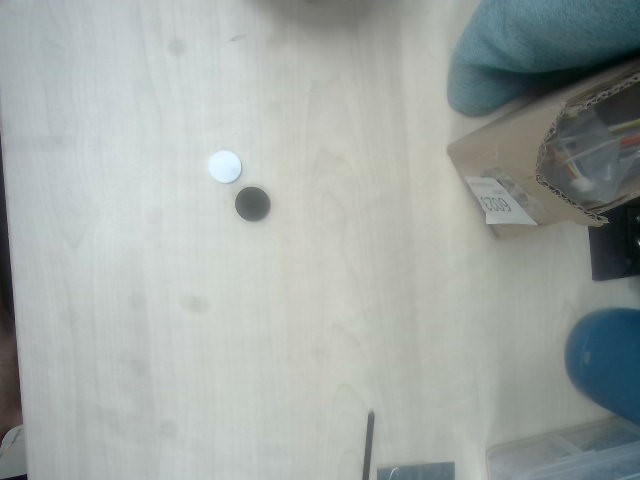
#> input picture 4.jpg, 640 x 480 px, given in place of the camera
$ python chess.py
#> lines starting #> are read from the running program, lines starting #| are printed output that depends on the picture; after the words box and inside, x2 and y2 are one past the last pixel; in counts of white or black regions, pixels touching at a corner belong together
import cv2
import numpy as np


cap = cv2.VideoCapture(1)


while(True):
    ret, image = cap.read()
#> image is the input picture: shape (480, 640, 3); mean B, G, R 165, 168.3, 161.4

    circle_image = image.copy()
    # 检测圆
    circles = cv2.HoughCircles(cv2.cvtColor(circle_image, cv2.COLOR_BGR2GRAY), cv2.HOUGH_GRADIENT, dp=1.2, minDist=20,
                               param1=50, param2=30, minRadius=10, maxRadius=20)
#> circles = [[252.6, 204.6, 17.92], [222.6, 167.4, 17.92]]

    if circles is not None:
        circles = np.round(circles[0, :]).astype("int")
#> circles = [[253, 205, 18], [223, 167, 18]]
        for (x, y, r) in circles:
            # 绘制圆和中心点
            cv2.circle(circle_image, (x, y), r, (0, 255, 0), 4)
            cv2.circle(circle_image, (x, y), 2, (0, 0, 255), 3)

            height, width, channels = image.shape
            # 扩大一点点区域来检查颜色
            offset = 5  # 偏移量
            x_min = max(0, x - offset)
            y_min = max(0, y - offset)
            x_max = min(width, x + offset)
            y_max = min(height, y + offset)

            # 检查区域的像素颜色
            region = circle_image[y_min:y_max, x_min:x_max]
            mean_color = np.mean(cv2.cvtColor(region, cv2.COLOR_BGR2GRAY))

            # 判断黑白色
            if mean_color > 127:  # 127 是灰度值的中点
                color = "White"
            else:
                color = "Black"

            # 显示结果
            cv2.putText(circle_image, f"{color}", (x - 10, y - r - 10),
                        cv2.FONT_HERSHEY_SIMPLEX, 0.6, (255, 0, 0), 2)
#> this loop made 2 passes
#> (x, y, r, height, width, channels, offset, x_min) on passes 1 to 2: (253, 205, 18, 480, 640, 3, 5, 248), (223, 167, 18, 480, 640, 3, 5, 218)
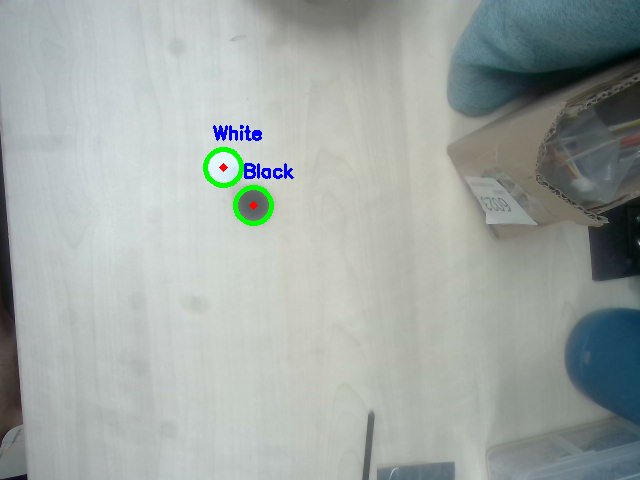
#> circle_image: shape (480, 640, 3); 0.67% of pixels changed, all inside (x1, y1, x2, y2) = (203, 125, 294, 226)


    # 转换为灰度图像
    gray = cv2.cvtColor(image, cv2.COLOR_BGR2GRAY)
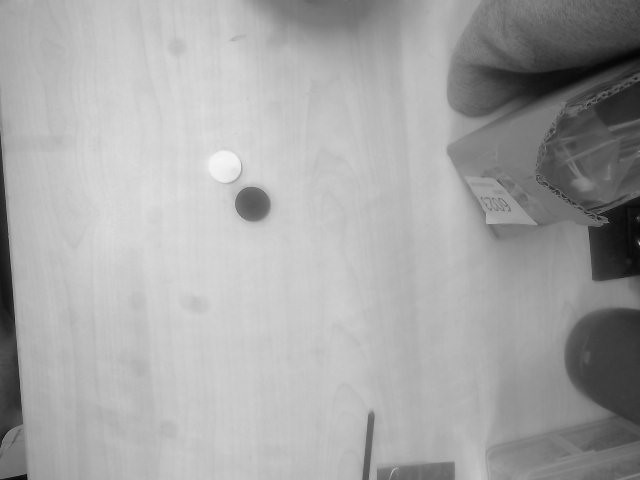
#> gray: shape (480, 640); min 3, max 247, mean 165.9

    # 应用边缘检测
    edges = cv2.Canny(gray, 50, 150)
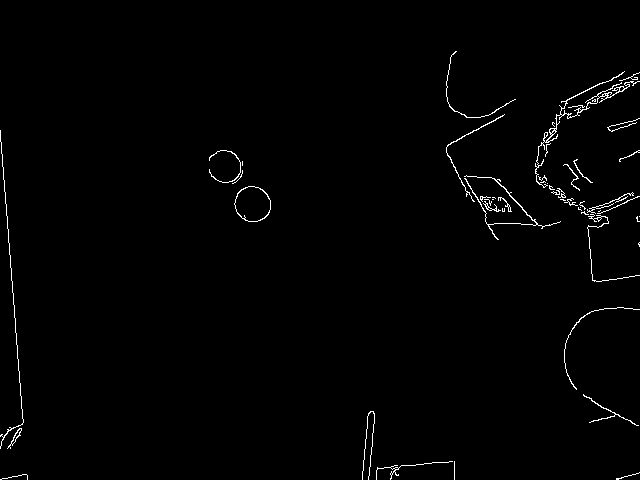
#> edges: shape (480, 640); 1.1% white in thin lines or dots, all inside (x1, y1, x2, y2) = (0, 51, 640, 480)

    # 找到轮廓
    contours, _ = cv2.findContours(edges, cv2.RETR_EXTERNAL, cv2.CHAIN_APPROX_SIMPLE)
#> contours = 50 contours, 39 with area under 20; largest, box (x1, y1, x2, y2) and area: (234, 186, 271, 222) 988, (535, 71, 640, 188) 202, (464, 175, 561, 240) 74, (7, 428, 22, 449) 56, (446, 114, 505, 202) 46

    # 假设最大轮廓是矩形
    rect = max(contours, key=cv2.contourArea)
#> rect = contour of 52 points, box (x1, y1, x2, y2) (234, 186, 271, 222), area 988

    # 找到最小旋转矩形
    rot_rect = cv2.minAreaRect(rect)
#> rot_rect = ((252, 203.5), (35, 36), -90)
    box = cv2.boxPoints(rot_rect)
#> box = [[270, 221], [234, 221], [234, 186], [270, 186]]
    box = np.intp(box)

    # 绘制最小旋转矩形
    output_image = image.copy()

    cv2.drawContours(circle_image, [box], 0, (0, 255, 0), 2)
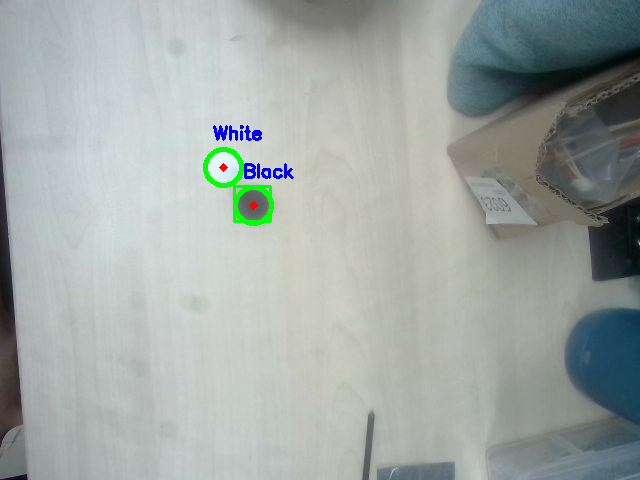
#> circle_image: shape (480, 640, 3); 0.06% of pixels changed, all inside (x1, y1, x2, y2) = (233, 185, 272, 223)

    # 将最小旋转矩形分割成3x3网格
    rows = 3
    cols = 3
    width = int(rot_rect[1][0])
#> width = 35
    height = int(rot_rect[1][1])
#> height = 36
    cell_width = width // cols
#> cell_width = 11
    cell_height = height // rows
#> cell_height = 12

    # 获取旋转矩形的中心和角度
    center = tuple(map(int, rot_rect[0]))
#> center = (252, 203)
    angle = rot_rect[2]
#> angle = -90

    # 获取旋转矩形的仿射变换矩阵
    rotation_matrix = cv2.getRotationMatrix2D(center, angle, 1.0)
#> rotation_matrix = [[6.12e-17, -1, 455], [1, 6.12e-17, -49]]

    # 旋转图像
    rotated_image = cv2.warpAffine(circle_image, rotation_matrix, (image.shape[1], image.shape[0]))
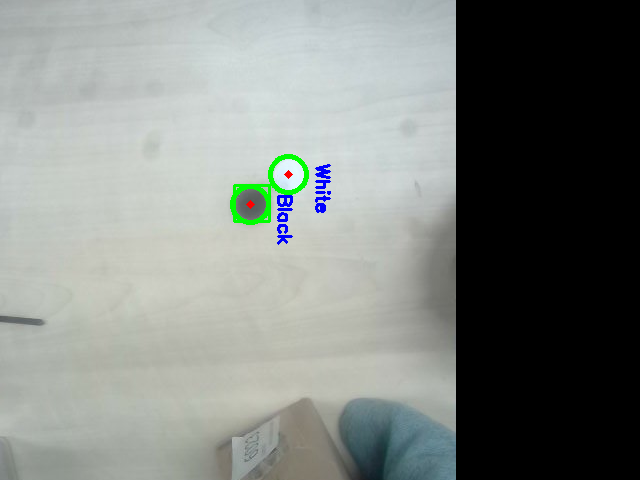
#> rotated_image: shape (480, 640, 3); mean B, G, R 129.1, 133, 128

    # 获取旋转矩形的包围矩形
    x, y, w, h = cv2.boundingRect(cv2.transform(np.array([box]), rotation_matrix))
#> x = 234; y = 185; w = 36; h = 37

    # 裁剪旋转后的矩形区域
    cropped_image = rotated_image[y:y + h, x:x + w]

    # 绘制网格
    for i in range(1, rows):
        cv2.line(cropped_image, (0, i * cell_height), (w, i * cell_height), (255, 0, 0), 2)
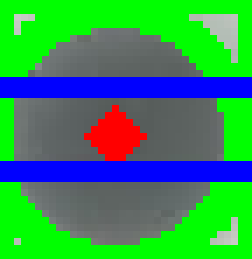
#> cropped_image: shape (37, 36, 3) (shown 7 times larger); mean B, G, R 87.9, 144.1, 52.4
    for j in range(1, cols):
        cv2.line(cropped_image, (j * cell_width, 0), (j * cell_width, h), (255, 0, 0), 2)
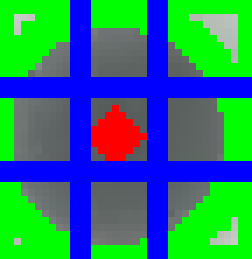
#> cropped_image: shape (37, 36, 3) (shown 7 times larger); 13.96% of pixels changed, all inside (x1, y1, x2, y2) = (10, 0, 24, 37)


    # 显示结果
    cv2.imshow("Rotated Image", output_image)
    cv2.imshow('Grid', cropped_image)
    cv2.imshow('chess', circle_image)

    cv2.waitKey(1)
